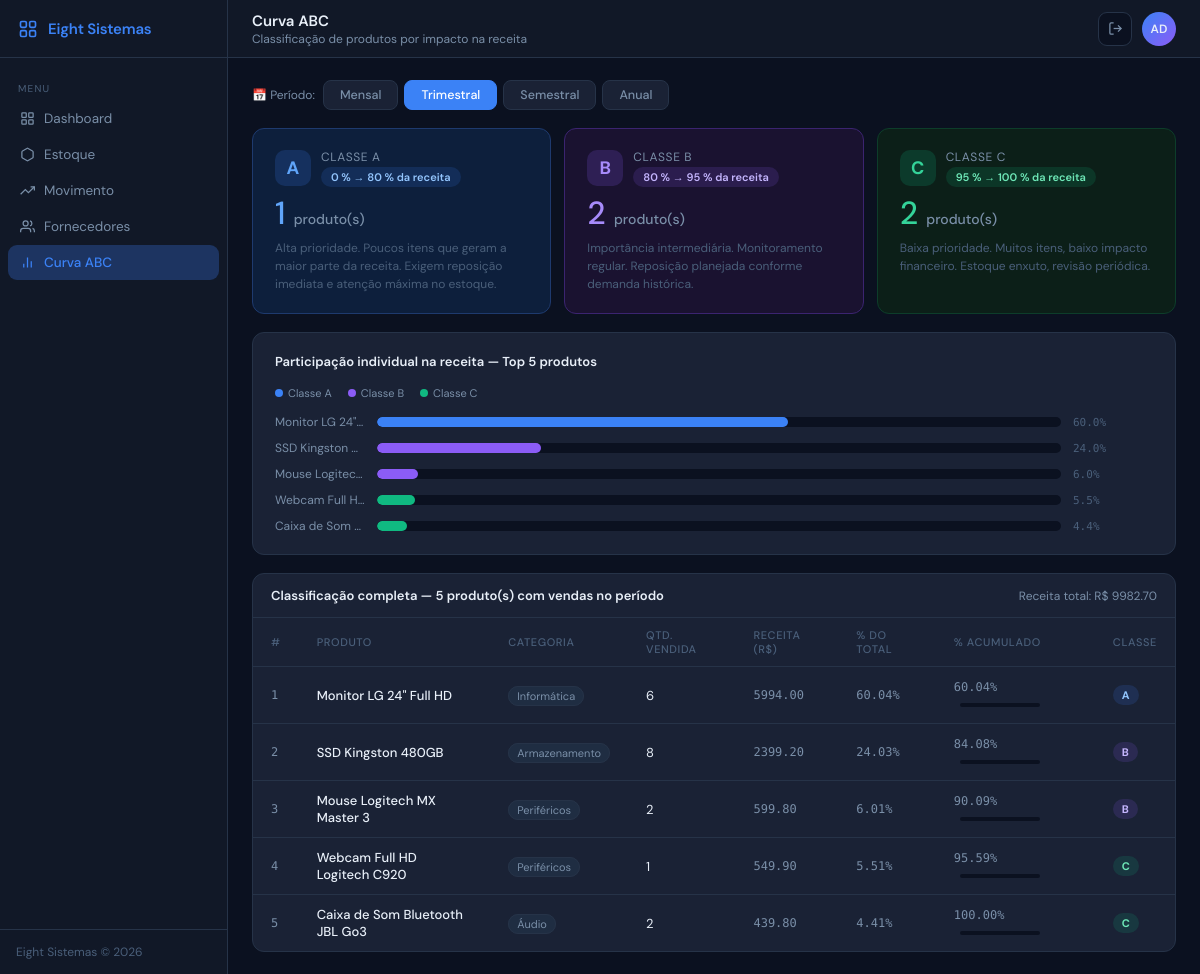
Screenshot of /curva-abc (signed in) with the database file from the repository.
### models/produto.py (models this page shows, shortened)
class Produto(db.Model):
    __tablename__ = "produtos"
    id             = db.Column(db.Integer, primary_key=True)
    nome           = db.Column(db.String(100), nullable=False)
    categoria      = db.Column(db.String(50))
    quantidade     = db.Column(db.Integer, default=0, nullable=False)
    estoque_minimo = db.Column(db.Integer, default=5, nullable=False)
    preco_custo    = db.Column(db.Numeric(10,2))
    preco_venda    = db.Column(db.Numeric(10,2))
    descricao      = db.Column(db.Text)
    fornecedor_id  = db.Column(db.Integer, db.ForeignKey("fornecedores.id"))
    movimentacoes  = db.relationship("Movimentacao", backref="produto", lazy=True, cascade="all, delete-orphan")

### routes/curva_abc.py (the view)
@curva_abc_bp.route("/curva-abc")
@login_required
def curva_abc():
    filtro    = request.args.get("filtro", "trimestral")
    resultado = CurvaABCService.calcular(filtro)
    return render_template("curva_abc.html", **resultado)

### auth.py (called while the page is built)
def login_required(f):
    @wraps(f)
    def decorated(*args, **kwargs):
        if "usuario_id" not in session:
            return redirect(url_for("auth.login"))
        return f(*args, **kwargs)
    return decorated

### templates/curva_abc.html (shortened to what this page needs)
{% extends "base.html" %}
{% block nav_curva_abc %}active{% endblock %}
{% block page_title %}Curva ABC{% endblock %}
{% block page_sub %}Classificação de produtos por impacto na receita{% endblock %}
{% block content %}
<div class="filtro-bar">
  <span class="filtro-label">📅 Período:</span>
  {% for valor, label in [('mensal','Mensal'),('trimestral','Trimestral'),('semestral','Semestral'),('anual','Anual')] %}
  <a href="{{ url_for('curva_abc.curva_abc', filtro=valor) }}"
     class="filtro-btn {{ 'ativo' if filtro == valor else '' }}">{{ label }}</a>
  {% endfor %}
</div>
{% if itens %}
<div class="abc-cards">
  <div class="abc-card a">
    <div style="display:flex;align-items:center;gap:10px;">
      <div class="abc-badge a">A</div>
      <div>
        <div class="abc-card-title">Classe A</div>
        <span class="abc-card-range a">0 % → 80 % da receita</span>
      </div>
    </div>
    <div class="abc-card-count a">{{ totais.A }} <span style="font-size:14px;color:var(--muted)">produto(s)</span></div>
    <div class="abc-card-desc">Alta prioridade. Poucos itens que geram a maior parte da receita. Exigem reposição imediata e atenção máxima no estoque.</div>
  </div>
  <div class="abc-card b">
    <div style="display:flex;align-items:center;gap:10px;">
      <div class="abc-badge b">B</div>
      <div>
        <div class="abc-card-title">Classe B</div>
        <span class="abc-card-range b">80 % → 95 % da receita</span>
      </div>
    </div>
    <div class="abc-card-count b">{{ totais.B }} <span style="font-size:14px;color:var(--muted)">produto(s)</span></div>
    <div class="abc-card-desc">Importância intermediária. Monitoramento regular. Reposição planejada conforme demanda histórica.</div>
  </div>
  <div class="abc-card c">
    <div style="display:flex;align-items:center;gap:10px;">
      <div class="abc-badge c">C</div>
      <div>
        <div class="abc-card-title">Classe C</div>
        <span class="abc-card-range c">95 % → 100 % da receita</span>
      </div>
    </div>
    <div class="abc-card-count c">{{ totais.C }} <span style="font-size:14px;color:var(--muted)">produto(s)</span></div>
    <div class="abc-card-desc">Baixa prioridade. Muitos itens, baixo impacto financeiro. Estoque enxuto, revisão periódica.</div>
  </div>
</div>
<div class="chart-abc-wrap">
  <div class="chart-abc-title">Participação individual na receita — Top {{ [itens|length, 15]|min }} produtos</div>
  <div class="chart-legend">
    <div class="legend-item"><div class="legend-dot" style="background:#3b82f6"></div>Classe A</div>
    <div class="legend-item"><div class="legend-dot" style="background:#8b5cf6"></div>Classe B</div>
    <div class="legend-item"><div class="legend-dot" style="background:#10b981"></div>Classe C</div>
  </div>
  <div class="stacked-bar-wrap">
    {% for item in itens[:15] %}
    {% set cor = '#3b82f6' if item.classe == 'A' else ('#8b5cf6' if item.classe == 'B' else '#10b981') %}
    <div class="stacked-row">
      <div class="stacked-label" title="{{ item.nome }}">{{ item.nome }}</div>
      <div class="stacked-track">
        <div class="stacked-fill" style="width:{{ item.pct_item }}%;background:{{ cor }}"></div>
      </div>
      <div class="stacked-val">{{ "%.1f"|format(item.pct_item) }}%</div>
    </div>
    {% endfor %}
  </div>
</div>
<div class="tcard">
  <div class="tcard-header">
    <span class="tcard-title">Classificação completa — {{ itens|length }} produto(s) com vendas no período</span>
    <span class="text-muted" style="font-size:12px;">Receita total: R$ {{ "%.2f"|format(receita_total) }}</span>
  </div>
  <table>
    <thead>
      <tr>
        <th>#</th>
        <th>Produto</th>
        <th>Categoria</th>
        <th>Qtd. Vendida</th>
        <th>Receita (R$)</th>
        <th>% do Total</th>
        <th>% Acumulado</th>
        <th>Classe</th>
      </tr>
    </thead>
    <tbody>
      {% for item in itens %}
      <tr>
        <td class="mono">{{ item.rank }}</td>
        <td class="fw500">{{ item.nome }}</td>
        <td>
          <span style="font-size:11px;background:var(--card2);border:1px solid var(--border);padding:2px 8px;border-radius:99px;color:var(--muted);">
            {{ item.categoria }}
          </span>
        </td>
        <td>{{ item.qtd_vendida }}</td>
        <td class="mono">{{ "%.2f"|format(item.receita) }}</td>
        <td class="mono">{{ "%.2f"|format(item.pct_item) }}%</td>
        <td>
          <span class="mono">{{ "%.2f"|format(item.pct_acum) }}%</span>
          <span class="acum-track">
          </span>
        </td>
        <td>
          <span class="badge-status badge-{{ item.classe|lower }}">{{ item.classe }}</span>
        </td>
      </tr>
      {% endfor %}
    </tbody>
  </table>
</div>
{% endif %}
{% endblock %}

### static/css/main.css (style rules this page uses)
*, *::before, *::after { margin: 0; padding: 0; box-sizing: border-box; }
:root { --bg: #0B1120; --surface: #111827; --card: #1A2235; --card2: #1F2D42; --border: #263348; --border2: #2E3D55; --blue: #3B82F6; --blue-dim: #1D3461; --red: #EF4444; --red-dim: #2D1515; --green: #10B981; --green-dim: #0C2118; --amber: #F59E0B; --amber-dim: #2A1F08; --purple: #8B5CF6; --text: #E8EFF8; --muted: #7A8FA8; --muted2: #4A5F7A; --sidebar-w: 228px; --header-h: 58px; --radius: 12px; --font: 'DM Sans', sans-serif; --mono: 'DM Mono', monospace; }
body { font-family: var(--font); background: var(--bg); color: var(--text); font-size: 14px; min-height: 100vh; }
.tcard { background: var(--card); border: 1px solid var(--border); border-radius: var(--radius); }
.tcard-header { padding: 13px 18px; border-bottom: 1px solid var(--border); display: flex; align-items: center; justify-content: space-between; gap: 12px; }
.tcard-title { font-size: 13px; font-weight: 600; color: var(--text); }
table { width: 100%; border-collapse: collapse; }
thead th { padding: 10px 18px; font-size: 11px; font-weight: 500; color: var(--muted2); text-transform: uppercase; letter-spacing: .6px; text-align: left; border-bottom: 1px solid var(--border); }
tbody td { padding: 11px 18px; border-bottom: 1px solid var(--border); font-size: 13px; vertical-align: middle; }
tbody tr:last-child td { border-bottom: none; }
.badge-status { display: inline-flex; align-items: center; gap: 4px; font-size: 11px; font-weight: 500; padding: 3px 9px; border-radius: 99px; }
.mono { font-family: var(--mono); font-size: 12px; color: var(--muted); }
.text-muted { color: var(--muted); }
.fw500 { font-weight: 500; }
.badge-a { background: rgba(59,130,246,.15); color: #93c5fd; font-weight: 700; }
.badge-b { background: rgba(139,92,246,.15); color: #c4b5fd; font-weight: 700; }
.badge-c { background: rgba(16,185,129,.15); color: #6ee7b7; font-weight: 700; }

### rows the page displays
Produto: nome "Monitor LG 24\"…", pct_item "60.0", rank "1", nome "Monitor LG 24\" Full HD", categoria "Informática", qtd_vendida "6", receita "5994.00", pct_item "60.04", pct_acum "60.04", classe "A"
Produto: nome "SSD Kingston…", pct_item "24.0", rank "2", nome "SSD Kingston 480GB", categoria "Armazenamento", qtd_vendida "8", receita "2399.20", pct_item "24.03", pct_acum "84.08", classe "B"
Produto: nome "Mouse Logitec…", pct_item "6.0", rank "3", nome "Mouse Logitech MX Master 3", categoria "Periféricos", qtd_vendida "2", receita "599.80", pct_item "6.01", pct_acum "90.09", classe "B"
Produto: nome "Webcam Full H…", pct_item "5.5", rank "4", nome "Webcam Full HD Logitech C920", categoria "Periféricos", qtd_vendida "1", receita "549.90", pct_item "5.51", pct_acum "95.59", classe "C"
Produto: nome "Caixa de Som…", pct_item "4.4", rank "5", nome "Caixa de Som Bluetooth JBL Go3", categoria "Áudio", qtd_vendida "2", receita "439.80", pct_item "4.41", pct_acum "100.00", classe "C"

### other values shown
{{ session.get('usuario_nome', 'US')[:2].upper() }} "AD"
{{ label }} "Mensal" "Trimestral" "Semestral" "Anual"
{{ totais.A }} "1"
{{ totais.B }} "2"
{{ totais.C }} "2"
{{ [itens|length, 15]|min }} "5"
{{ itens|length }} "5"
{{ "%.2f"|format(receita_total) }} "9982.70"
